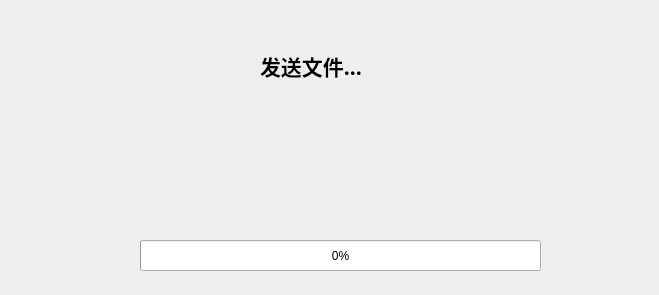
<?xml version="1.0" encoding="UTF-8"?>
<ui version="4.0">
 <class>progressbar</class>
 <widget class="QWidget" name="progressbar">
  <property name="geometry">
   <rect>
    <x>0</x>
    <y>0</y>
    <width>659</width>
    <height>295</height>
   </rect>
  </property>
  <property name="windowTitle">
   <string>Form</string>
  </property>
  <property name="styleSheet">
   <string notr="true"/>
  </property>
  <widget class="QProgressBar" name="progressBar">
   <property name="geometry">
    <rect>
     <x>140</x>
     <y>240</y>
     <width>401</width>
     <height>31</height>
    </rect>
   </property>
   <property name="styleSheet">
    <string notr="true">border-image: url()/*;</string>
   </property>
   <property name="value">
    <number>0</number>
   </property>
  </widget>
  <widget class="QLabel" name="label_KASA">
   <property name="geometry">
    <rect>
     <x>-100</x>
     <y>-80</y>
     <width>311</width>
     <height>271</height>
    </rect>
   </property>
   <property name="styleSheet">
    <string notr="true">border-image: \*url();
border-image: url(:/src/image/KSSA_Login_Title.png);</string>
   </property>
   <property name="text">
    <string/>
   </property>
  </widget>
  <widget class="QLabel" name="label_headtext">
   <property name="geometry">
    <rect>
     <x>260</x>
     <y>40</y>
     <width>191</width>
     <height>51</height>
    </rect>
   </property>
   <property name="font">
    <font>
     <family>微软雅黑</family>
     <pointsize>16</pointsize>
     <weight>75</weight>
     <bold>true</bold>
    </font>
   </property>
   <property name="styleSheet">
    <string notr="true">color: rgb(255, 255, 255);
border-image: url()/*;
</string>
   </property>
   <property name="text">
    <string>发送文件...</string>
   </property>
  </widget>
  <widget class="QWidget" name="widget" native="true">
   <property name="geometry">
    <rect>
     <x>0</x>
     <y>0</y>
     <width>661</width>
     <height>301</height>
    </rect>
   </property>
   <property name="styleSheet">
    <string notr="true">border-image: url(:/src/image/back_progressbar.jpg);</string>
   </property>
  </widget>
  <zorder>widget</zorder>
  <zorder>progressBar</zorder>
  <zorder>label_KASA</zorder>
  <zorder>label_headtext</zorder>
 </widget>
 <resources/>
 <connections/>
</ui>
